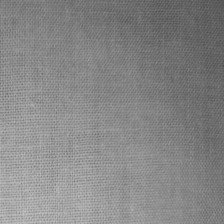
#> input picture artifacts/fabric_stain_evaluation_v9/gallery/images/sample_002_comp.jpg, 224 x 224 px
$ python -i dual_pathway.py   (imports and definitions only)
#> lines starting #> are read from the running program, lines starting #| are printed output that depends on the picture; after the words box and inside, x2 and y2 are one past the last pixel; in counts of white or black regions, pixels touching at a corner belong together
#> further down, picture is the input picture: shape (224, 224); min 79, max 197, mean 134.1
"""Dual-Pathway Anomaly Detection and Morphological Disambiguation Engine.

Developed for unsupervised industrial fabric and texture defect inspection.
Combines:
  1. Pathway A (High-Frequency DiT Diffusion Residual): Concentrated chemical droplets,
     oil stains, and yarn snags.
  2. Pathway B (Low-Frequency Photometric Bandpass Field): Weave-suppressed spatial
     intensity variations for broad diffuse watermarks and liquid puddles.
  3. Morphological and PCA Aspect-Ratio Disambiguation: Separates high-aspect structural
     creases and wrinkles from organic stain bodies.
"""

from __future__ import annotations

import numpy as np
from PIL import Image, ImageFilter
from scipy.ndimage import binary_dilation, binary_erosion, binary_fill_holes


def photometric_weave_suppression(
    rgb_image: np.ndarray,
    weave_radius: int = 4,
    macro_bg_radius: int = 35,
    margin_blackout: int = 20,
) -> np.ndarray:
    """Computes a weave-suppressed photometric watermark field.

    Applies a small Gaussian blur (radius=4) to remove high-frequency yarn weave,
    followed by a large Gaussian blur (radius=35) to model macro-illumination.
    The difference isolates broad faint liquid saturation puddles.
    A hard perimeter blackout prevents edge tension and reflection fringe artifacts.

    Args:
        rgb_image: (H, W, 3) uint8 image array.
        weave_radius: Radius for textile weave texture suppression.
        macro_bg_radius: Radius for macro-illumination background field.
        margin_blackout: Pixel margin at image perimeter forced to 0.

    Returns:
        (H, W) float32 photometric anomaly field.
    """
#> called with weave_radius = 4, macro_bg_radius = 35, margin_blackout = 20
    im_pil = Image.fromarray(rgb_image).convert("L")
    sm = im_pil.filter(ImageFilter.GaussianBlur(radius=weave_radius))
    bg = sm.filter(ImageFilter.GaussianBlur(radius=macro_bg_radius))

    diff = np.maximum(np.array(bg, dtype=np.float32) - np.array(sm, dtype=np.float32), 0.0)
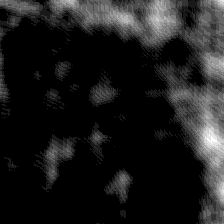
#> diff: shape (224, 224) float32; min 0, max 10, mean 1.12; drawn with min black and max white

    if margin_blackout > 0:
        diff[:margin_blackout, :] = 0.0
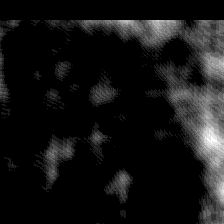
#> diff: shape (224, 224) float32; 8.48% of pixels changed, all inside (x1, y1, x2, y2) = (0, 0, 224, 20); drawn with min black and max white
        diff[-margin_blackout:, :] = 0.0
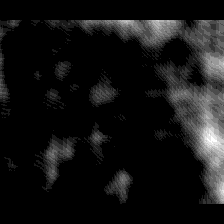
#> diff: shape (224, 224) float32; 1.07% of pixels changed, all inside (x1, y1, x2, y2) = (96, 204, 224, 224); drawn with min black and max white
        diff[:, :margin_blackout] = 0.0
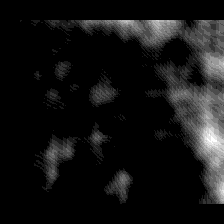
#> diff: shape (224, 224) float32; 1.23% of pixels changed, all inside (x1, y1, x2, y2) = (0, 20, 20, 171); drawn with min black and max white
        diff[:, -margin_blackout:] = 0.0
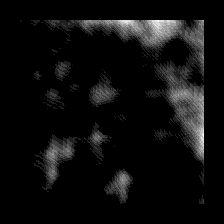
#> diff: shape (224, 224) float32; 7.31% of pixels changed, all inside (x1, y1, x2, y2) = (204, 20, 224, 204); drawn with min black and max white

    return diff


# [153 lines left out: function analyze_defect_clusters, not called in this run]

>>> import cv2
>>> picture = cv2.imread('../artifacts/fabric_stain_evaluation_v9/gallery/images/sample_002_comp.jpg', cv2.IMREAD_GRAYSCALE)
>>> result = photometric_weave_suppression(picture)

$ run again, on artifacts/fabric_stain_evaluation_v9/gallery/images/sample_010_comp.jpg
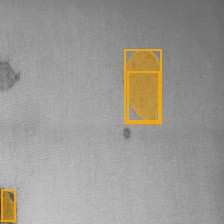
#> input picture artifacts/fabric_stain_evaluation_v9/gallery/images/sample_010_comp.jpg, 224 x 224 px
#> in photometric_weave_suppression, `diff[:, :margin_blackout] = 0.0`:
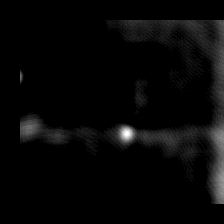
#> diff: shape (224, 224) float32; min 0, max 22, mean 0.7; drawn with min black and max white
#> in photometric_weave_suppression, `diff[:, -margin_blackout:] = 0.0`:
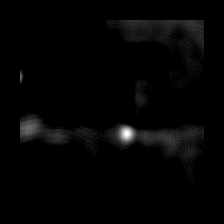
#> diff: shape (224, 224) float32; 6.08% of pixels changed, all inside (x1, y1, x2, y2) = (204, 20, 224, 204); drawn with min black and max white
